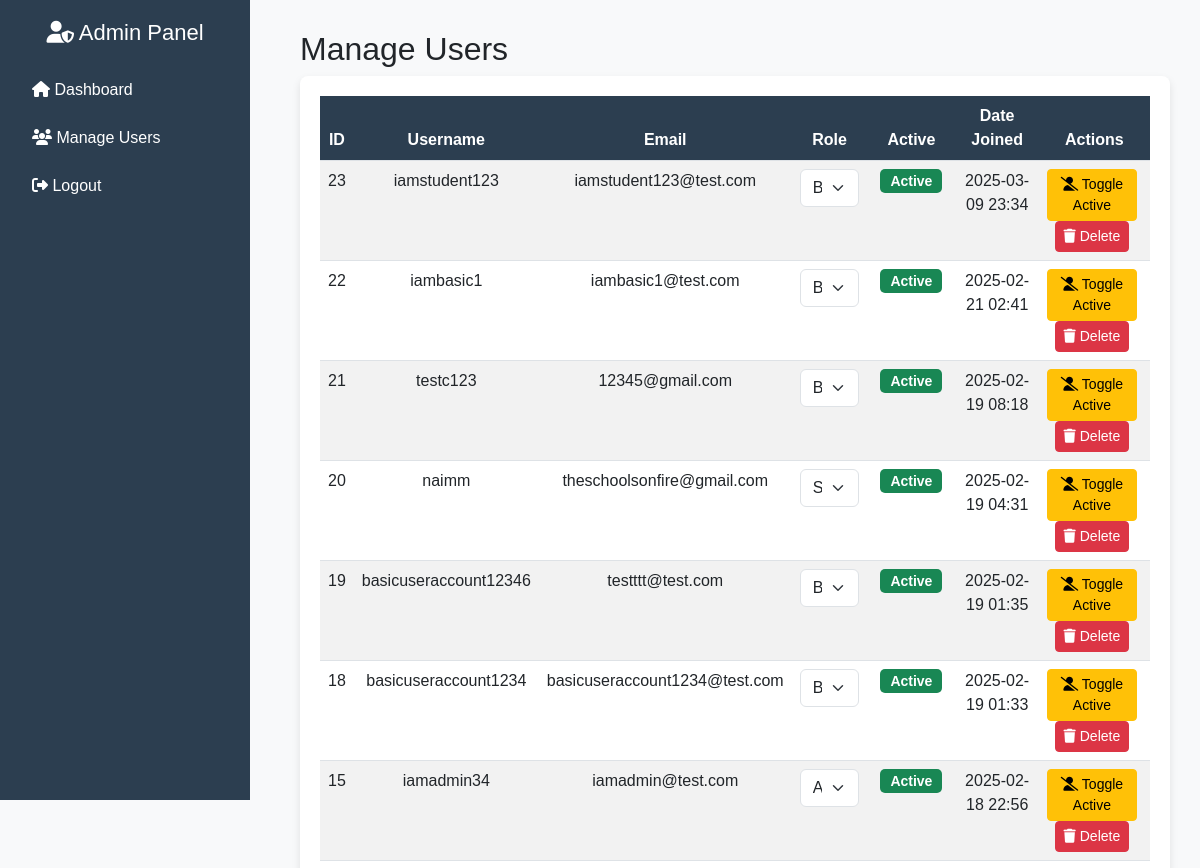
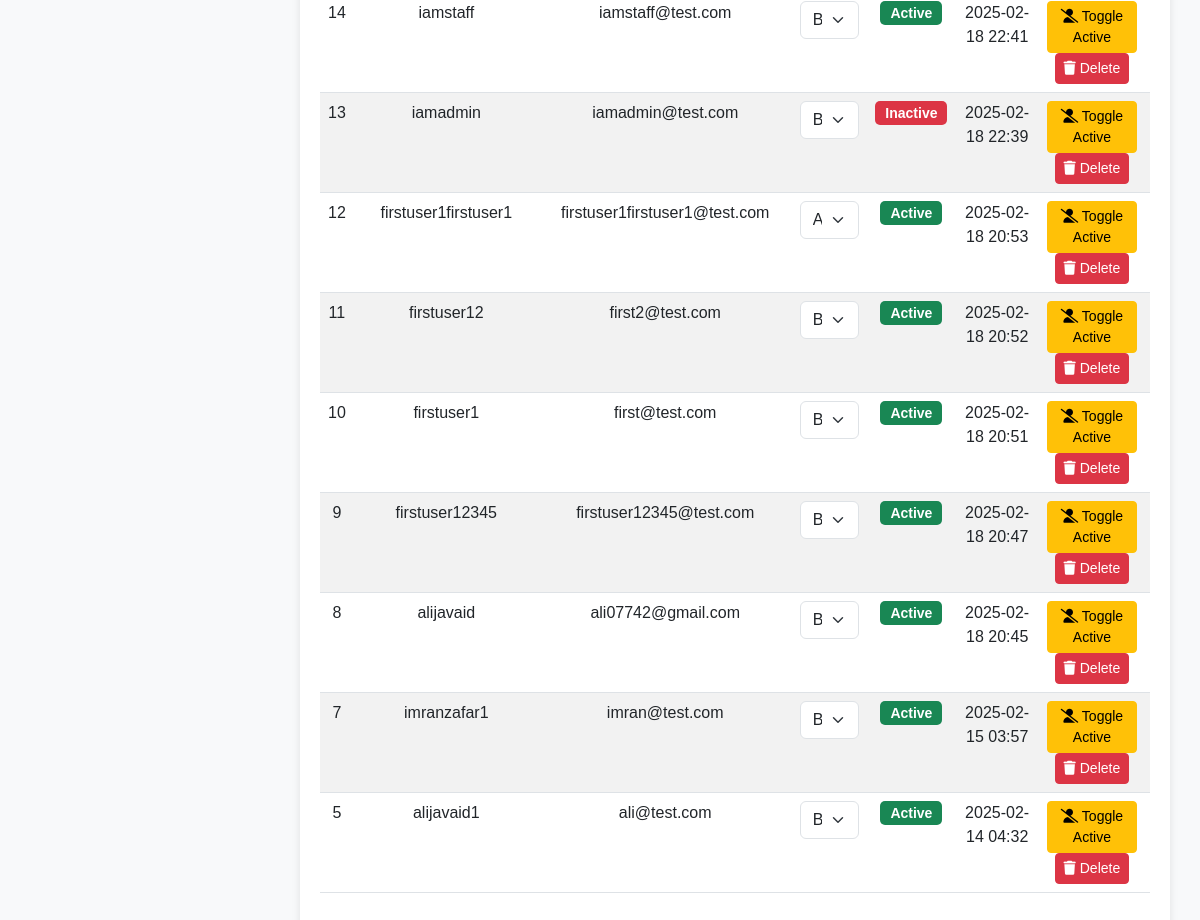
Screenshot of /accounts/admin/users/ (signed in) with the database file from the repository (2 pictures, top to bottom).
### accounts/models.py (models this page shows, shortened)
class User(AbstractUser):
    ROLE_CHOICES = [
        ('basic', 'Basic'),
        ('staff', 'Staff'),
        ('admin', 'Admin'),
    ]
    role = models.CharField(max_length=10, choices=ROLE_CHOICES, default='basic')

### accounts/views.py (the view)
# urls.py: path('admin/users/', admin_users_view, name='admin_users'), # accounts url
@login_required
def admin_users_view(request):
    if request.user.role == "admin":  # Only admins can access this
        users = User.objects.all().order_by('-date_joined')  # Fetch all users for admin view
        return render(request, 'accounts/admin_users.html', {'users': users})
    elif request.user.role == "staff":  # If the user is staff
        users = User.objects.filter(role__in=["basic", "staff"]).order_by('-date_joined')
        return render(request, 'accounts/staff_users.html', {'users': users})
    else:
        return redirect('/accounts/basic_home/')

### accounts/templates/accounts/admin_users.html (shortened to what this page needs)
<!DOCTYPE html>
<html lang="en">
<head>
    <link href="https://cdn.jsdelivr.net/npm/bootstrap@5.3.0/dist/css/bootstrap.min.css" rel="stylesheet">
</head>
<body>
    <div class="sidebar">
        <h2><i class="fas fa-user-shield"></i> Admin Panel</h2>
        <ul>
            <li><a href="/admin/"><i class="fas fa-home"></i> Dashboard</a></li>
            <li><a href="/accounts/admin/users/"><i class="fas fa-users"></i> Manage Users</a></li>
            <li><a href="/accounts/logout/"><i class="fas fa-sign-out-alt"></i> Logout</a></li>
        </ul>
    </div>
    <div class="main-content">
        <h2>Manage Users</h2>
        <div class="table-container">
            <table class="table table-striped">
                <thead>
                    <tr>
                        <th>ID</th>
                        <th>Username</th>
                        <th>Email</th>
                        <th>Role</th>
                        <th>Active</th>
                        <th>Date Joined</th>
                        <th>Actions</th>
                    </tr>
                </thead>
                <tbody>
                    {% for user in users %}
                    <tr>
                        <td>{{ user.id }}</td>
                        <td>{{ user.username }}</td>
                        <td>{{ user.email }}</td>
                        <td>
                            <form method="post" action="{% url 'change_role' user.id %}">
                                <select name="new_role" class="form-select" onchange="this.form.submit()">
                                    <option value="basic" {% if user.role == 'basic' %}selected{% endif %}>Basic</option>
                                    <option value="staff" {% if user.role == 'staff' %}selected{% endif %}>Staff</option>
                                    <option value="admin" {% if user.role == 'admin' %}selected{% endif %}>Admin</option>
                                </select>
                            </form>
                        </td>
                        <td>
                            {% if user.is_active %}
                                <span class="badge bg-success">Active</span>
                            {% else %}
                                <span class="badge bg-danger">Inactive</span>
                            {% endif %}
                        </td>
                        <td>{{ user.date_joined|date:"Y-m-d H:i" }}</td>
                        <td>
                            <form method="post" action="{% url 'deactivate_user' user.id %}" id="deactivate-form-{{ user.id }}" style="display:inline;">
                                <button type="button" class="btn btn-warning btn-sm btn-action" onclick="confirmDeactivate('{{ user.id }}')">
                                    <i class="fas fa-user-slash"></i> Toggle Active
                                </button>
                            </form>
                            <form method="post" action="{% url 'delete_user' user.id %}" id="delete-form-{{ user.id }}" style="display:inline;">
                                <button type="button" class="btn btn-danger btn-sm btn-action" onclick="confirmDelete('{{ user.id }}')">
                                    <i class="fas fa-trash"></i> Delete
                                </button>
                            </form>
                        </td>
                    </tr>
                    {% empty %}
                    <tr>
                        <td colspan="7" class="text-center">No users found.</td>
                    </tr>
                    {% endfor %}
                </tbody>
            </table>
        </div>
    </div>
</body>
</html>

### accounts/templates/accounts/admin_users.html (style rules this page uses)
body { display: flex; background: #f8f9fa; font-family: 'Poppins', sans-serif; margin: 0; }
.sidebar { width: 250px; height: 100vh; background: #2c3e50; color: white; position: fixed; padding: 20px; }
.sidebar h2 { text-align: center; font-size: 22px; margin-bottom: 20px; }
.sidebar ul { list-style: none; padding: 0; }
.sidebar ul li { padding: 12px; text-align: left; transition: 0.3s; }
.sidebar ul li a { color: white; text-decoration: none; display: block; font-size: 16px; }
.main-content { margin-left: 270px; padding: 30px; width: calc(100% - 270px); }
.table-container { background: white; padding: 20px; border-radius: 8px; box-shadow: 0px 4px 8px rgba(0, 0, 0, 0.1); }
.table th { background: #2c3e50; color: white; text-align: center; }
.table td { text-align: center; }
.badge { padding: 5px 10px; border-radius: 5px; font-size: 14px; }
.btn-action { margin-right: 5px; }

### rows the page displays
User: id "23", username "iamstudent123", email "iamstudent123@test.com", new_role "Basic", is_active "Active", date_joined "2025-03-09 23:34"
User: id "22", username "iambasic1", email "iambasic1@test.com", new_role "Basic", is_active "Active", date_joined "2025-02-21 02:41"
User: id "21", username "testc123", email "12345@gmail.com", new_role "Basic", is_active "Active", date_joined "2025-02-19 08:18"
User: id "20", username "naimm", email "theschoolsonfire@gmail.com", new_role "Staff", is_active "Active", date_joined "2025-02-19 04:31"
User: id "19", username "basicuseraccount12346", email "testttt@test.com", new_role "Basic", is_active "Active", date_joined "2025-02-19 01:35"
User: id "18", username "basicuseraccount1234", email "basicuseraccount1234@test.com", new_role "Basic", is_active "Active", date_joined "2025-02-19 01:33"
User: id "15", username "iamadmin34", email "iamadmin@test.com", new_role "Admin", is_active "Active", date_joined "2025-02-18 22:56"
User: id "14", username "iamstaff", email "iamstaff@test.com", new_role "Basic", is_active "Active", date_joined "2025-02-18 22:41"
User: id "13", username "iamadmin", email "iamadmin@test.com", new_role "Basic", is_active "Inactive", date_joined "2025-02-18 22:39"
User: id "12", username "firstuser1firstuser1", email "firstuser1firstuser1@test.com", new_role "Admin", is_active "Active", date_joined "2025-02-18 20:53"
User: id "11", username "firstuser12", email "first2@test.com", new_role "Basic", is_active "Active", date_joined "2025-02-18 20:52"
User: id "10", username "firstuser1", email "first@test.com", new_role "Basic", is_active "Active", date_joined "2025-02-18 20:51"
User: id "9", username "firstuser12345", email "firstuser12345@test.com", new_role "Basic", is_active "Active", date_joined "2025-02-18 20:47"
User: id "8", username "alijavaid", email "ali07742@gmail.com", new_role "Basic", is_active "Active", date_joined "2025-02-18 20:45"
User: id "7", username "imranzafar1", email "imran@test.com", new_role "Basic", is_active "Active", date_joined "2025-02-15 03:57"
User: id "5", username "alijavaid1", email "ali@test.com", new_role "Basic", is_active "Active", date_joined "2025-02-14 04:32"
